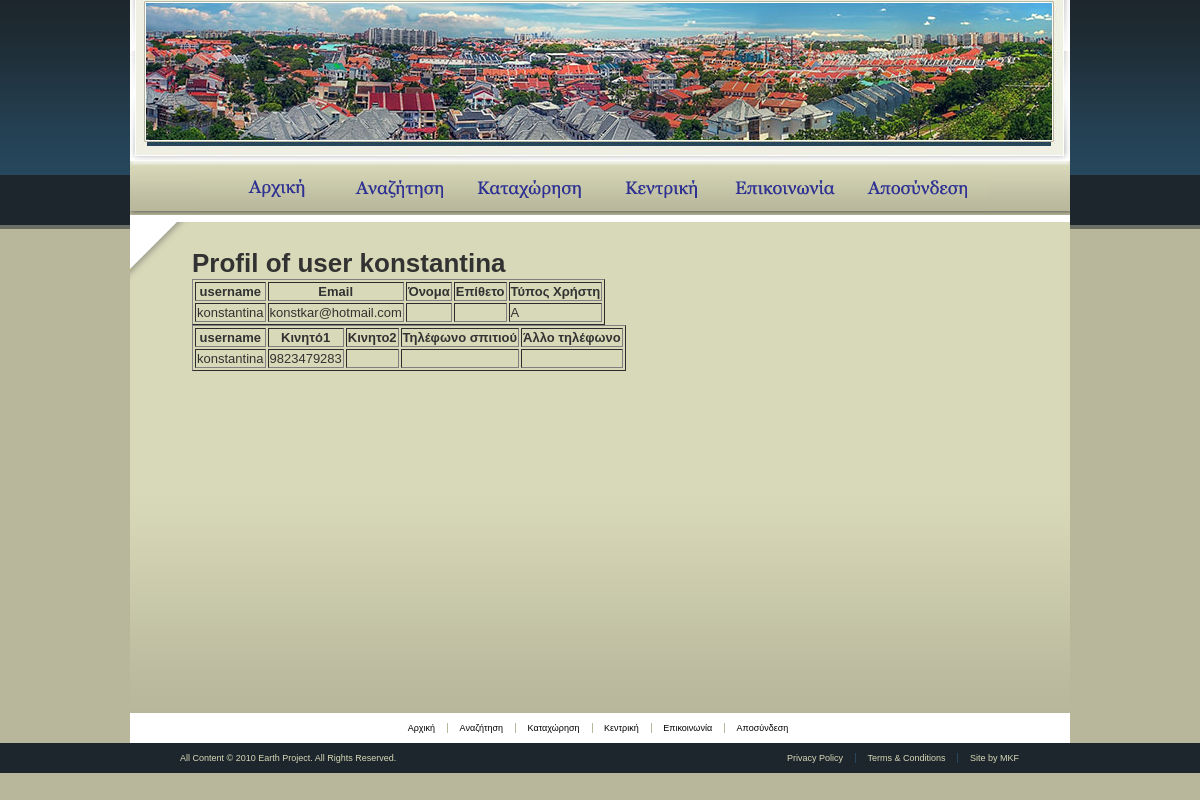
Page /site/profUser.php?user=konstantina (signed in) on the committed database.
### tables this page shows
create table users
(
	username char(20) not null,
	password char(16) not null,
	email char(50) not null,
	name varchar(100),
	surname varchar(100),
	user_type enum('A','U'),
	unique(email),
	primary key(username)
);

create table telephone
(
	tel_id int auto_increment,
	home char(10),
	mobile1 char(10) not null,
	mobile2 char(10),
	other char(10),
	user_id char(20) not null,
	primary key(tel_id),
	constraint phones_constr
	foreign key(user_id) references users(username)
	on delete cascade on update cascade
);

### site/profUser.php (called while the page is built, shortened)
<?php
try
{
	$user=strval($_GET['user']);
	showUserProfile($user);
}
catch (Exception $e)
{
	dispHeader('ÓöÜëìá:');
	echo $e->getMessage();
	dispFooter();
	exit;
}
?>

### site/main_functions.php (the view, shortened to what this page needs)
<?php
function showUserProfile($user)
{
	$result = mysql_query("SELECT * FROM users where username='$user'");
	echo "<table border='1'>
	<tr>
	<th>username</th>
	<th>Email</th>
	<th>Όνομα</th>
	<th>Επίθετο</th>
	<th>Τύπος Χρήστη</th>
	</tr>";
	while($row = mysql_fetch_array($result))
	{
		echo "<tr>";
		echo "<td>" . $row['username'] . "</td>";
		echo "<td>" . $row['email'] . "</td>";
		echo "<td>" . $row['name'] . "</td>";
		echo "<td>" . $row['surname'] . "</td>";
		echo "<td>" . $row['user_type'] . "</td>";
		echo "</tr>";
	}
	echo "</table>";
	$result = mysql_query("SELECT * FROM telephone where user_id='$user'");
	echo "<table border='1'>
	<tr>
	<th>username</th>
	<th>Κινητό1</th>
	<th>Κινητο2</th>
	<th>Τηλέφωνο σπιτιού</th>
	<th>Άλλο τηλέφωνο</th>
	</tr>";
	while($row = mysql_fetch_array($result))
	{
		echo "<tr>";
		echo "<td>" . $row['user_id'] . "</td>";
		echo "<td>" . $row['mobile1'] . "</td>";
		echo "<td>" . $row['mobile2'] . "</td>";
		echo "<td>" . $row['home'] . "</td>";
		echo "<td>" . $row['other'] . "</td>";
		echo "</tr>";
	}
	echo "</table>";
}
?>

### site/mystyle.css (style rules this page uses)
body { margin:0; color:#323232; font-family:verdana,tahoma,sans-serif; background:#b8b79c url(images/bg-body.gif) repeat-x top; font-size:13px; min-width:940px; }

### rows in the picture
users: username "konstantina", email "konstkar@hotmail.com", user_type "A"
telephone: user "konstantina", mobile1 "9823479283"

### other values in the picture
$header "Profil of user konstantina"
